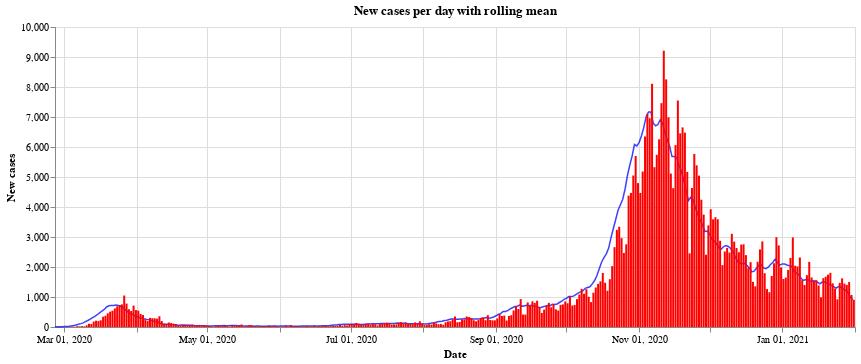

Notebook code for this chart:
### Code cell
#collapse
bars = alt.Chart(all_austria).mark_bar(
    color='red',
    opacity=1,
    size=2
).encode(
    x=alt.X("yearmonthdate(Time):T", axis=alt.Axis(title='Date')),
    y=alt.Y("AnzahlFaelle:Q", axis=alt.Axis(title='New cases')),
)

line = alt.Chart(all_austria).mark_line(
    color='blue',
    opacity=0.75,
    size=1.5,
).transform_window(
    rolling_mean='mean(AnzahlFaelle)',
    frame=[0, 7]
).encode(x='yearmonthdate(Time):T',
         y='rolling_mean:Q'
         ).properties(title='New cases per day with rolling mean', width=800)

alt.layer(line, bars, data=all_austria)

### Figure 1 — Vega-Lite specification as saved in the notebook (floating-point values rounded to 4 significant figures; data arrays with more than 128 entries replaced by an {"elided": "..."} marker saying what was removed)
{"config": {"view": {"continuousWidth": 400, "continuousHeight": 300}}, "layer": [{"mark": {"type": "line", "color": "blue", "opacity": 0.75, "size": 1.5}, "encoding": {"x": {"type": "temporal", "field": "Time", "timeUnit": "yearmonthdate"}, "y": {"type": "quantitative", "field": "rolling_mean"}}, "title": "New cases per day with rolling mean", "transform": [{"window": [{"op": "mean", "field": "AnzahlFaelle", "as": "rolling_mean"}], "frame": [0, 7]}], "width": 800}, {"mark": {"type": "bar", "color": "red", "opacity": 1, "size": 2}, "encoding": {"x": {"type": "temporal", "axis": {"title": "Date"}, "field": "Time", "timeUnit": "yearmonthdate"}, "y": {"type": "quantitative", "axis": {"title": "New cases"}, "field": "AnzahlFaelle"}}}], "data": {"name": "data-e2a40c056358e480637220483f6e74f1"}, "$schema": "https://vega.github.io/schema/vega-lite/v4.8.1.json", "datasets": {"data-e2a40c056358e480637220483f6e74f1": {"elided": "341 records"}}}
